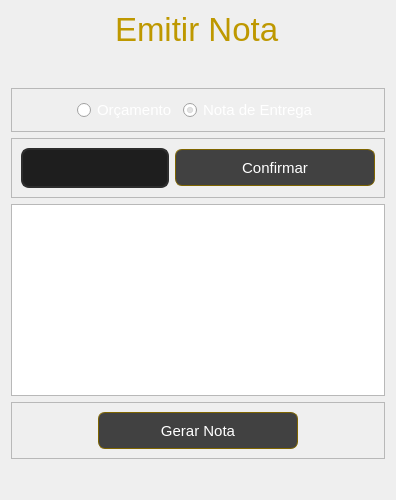
            <widget class="QWidget" name="page_11">
             <layout class="QVBoxLayout" name="verticalLayout_19">
              <item alignment="Qt::AlignHCenter">
               <widget class="QLabel" name="label_5">
                <property name="maximumSize">
                 <size>
                  <width>16777215</width>
                  <height>80</height>
                 </size>
                </property>
                <property name="font">
                 <font>
                  <pointsize>25</pointsize>
                 </font>
                </property>
                <property name="styleSheet">
                 <string notr="true">color: rgb(190, 152, 0);</string>
                </property>
                <property name="text">
                 <string>Emitir Nota</string>
                </property>
               </widget>
              </item>
              <item>
               <widget class="QLabel" name="label_nota">
                <property name="minimumSize">
                 <size>
                  <width>0</width>
                  <height>0</height>
                 </size>
                </property>
                <property name="maximumSize">
                 <size>
                  <width>16777215</width>
                  <height>60</height>
                 </size>
                </property>
                <property name="font">
                 <font>
                  <pointsize>18</pointsize>
                 </font>
                </property>
                <property name="text">
                 <string/>
                </property>
                <property name="alignment">
                 <set>Qt::AlignCenter</set>
                </property>
               </widget>
              </item>
              <item>
               <widget class="QFrame" name="frame_17">
                <property name="maximumSize">
                 <size>
                  <width>16777215</width>
                  <height>50</height>
                 </size>
                </property>
                <property name="frameShape">
                 <enum>QFrame::StyledPanel</enum>
                </property>
                <property name="frameShadow">
                 <enum>QFrame::Raised</enum>
                </property>
                <layout class="QHBoxLayout" name="horizontalLayout_10">
                 <item>
                  <spacer name="horizontalSpacer_2">
                   <property name="orientation">
                    <enum>Qt::Horizontal</enum>
                   </property>
                   <property name="sizeHint" stdset="0">
                    <size>
                     <width>40</width>
                     <height>20</height>
                    </size>
                   </property>
                  </spacer>
                 </item>
                 <item>
                  <widget class="QRadioButton" name="rb_orcamento">
                   <property name="font">
                    <font>
                     <pointsize>11</pointsize>
                    </font>
                   </property>
                   <property name="styleSheet">
                    <string notr="true">color:rgb(255, 255, 255);</string>
                   </property>
                   <property name="text">
                    <string>Orçamento</string>
                   </property>
                  </widget>
                 </item>
                 <item>
                  <widget class="QRadioButton" name="rb_entrega">
                   <property name="font">
                    <font>
                     <pointsize>11</pointsize>
                    </font>
                   </property>
                   <property name="styleSheet">
                    <string notr="true">color:rgb(255, 255, 255);</string>
                   </property>
                   <property name="text">
                    <string>Nota de Entrega</string>
                   </property>
                   <property name="checked">
                    <bool>true</bool>
                   </property>
                  </widget>
                 </item>
                 <item>
                  <spacer name="horizontalSpacer_4">
                   <property name="orientation">
                    <enum>Qt::Horizontal</enum>
                   </property>
                   <property name="sizeHint" stdset="0">
                    <size>
                     <width>40</width>
                     <height>20</height>
                    </size>
                   </property>
                  </spacer>
                 </item>
                </layout>
               </widget>
              </item>
              <item>
               <widget class="QFrame" name="frame_18">
                <property name="frameShape">
                 <enum>QFrame::StyledPanel</enum>
                </property>
                <property name="frameShadow">
                 <enum>QFrame::Raised</enum>
                </property>
                <layout class="QHBoxLayout" name="horizontalLayout_11">
                 <item>
                  <widget class="QLineEdit" name="os_nota">
                   <property name="minimumSize">
                    <size>
                     <width>0</width>
                     <height>40</height>
                    </size>
                   </property>
                   <property name="font">
                    <font>
                     <pointsize>11</pointsize>
                    </font>
                   </property>
                   <property name="styleSheet">
                    <string notr="true">QLineEdit {
	border: 2px solid rgb(45, 45, 45);
	border-radius: 8px;
	padding: 2px;
	background-color: rgb(30, 30, 30);	
	color: rgb(150, 150, 150);
}
QLineEdit:hover {
	border: 2px solid rgb(100,100, 100);
}
QLineEdit:focus {
	border: 2px solid rgb(255, 207, 0);	
	color: rgb(200, 200, 200);
}</string>
                   </property>
                  </widget>
                 </item>
                 <item>
                  <widget class="QPushButton" name="btnconfirmar_nota">
                   <property name="minimumSize">
                    <size>
                     <width>200</width>
                     <height>37</height>
                    </size>
                   </property>
                   <property name="font">
                    <font>
                     <pointsize>11</pointsize>
                    </font>
                   </property>
                   <property name="styleSheet">
                    <string notr="true">QPushButton {
	color: rgb(255, 255, 255);
	background-color: rgb(65, 65, 65);
	border: 1px solid;
    border-radius:7px;
	
	border-color: rgb(127, 101, 0);
}

QPushButton:hover {
	background-color: rgb(255, 207,0);
    color: rgb(0, 0, 0);
}</string>
                   </property>
                   <property name="text">
                    <string>Confirmar</string>
                   </property>
                  </widget>
                 </item>
                </layout>
               </widget>
              </item>
              <item>
               <widget class="QListWidget" name="listWidget">
                <property name="font">
                 <font>
                  <pointsize>14</pointsize>
                 </font>
                </property>
               </widget>
              </item>
              <item>
               <widget class="QFrame" name="frame_19">
                <property name="frameShape">
                 <enum>QFrame::StyledPanel</enum>
                </property>
                <property name="frameShadow">
                 <enum>QFrame::Raised</enum>
                </property>
                <layout class="QHBoxLayout" name="horizontalLayout_12">
                 <item>
                  <spacer name="horizontalSpacer_5">
                   <property name="orientation">
                    <enum>Qt::Horizontal</enum>
                   </property>
                   <property name="sizeHint" stdset="0">
                    <size>
                     <width>40</width>
                     <height>20</height>
                    </size>
                   </property>
                  </spacer>
                 </item>
                 <item>
                  <widget class="QPushButton" name="btngerar_nota">
                   <property name="minimumSize">
                    <size>
                     <width>200</width>
                     <height>37</height>
                    </size>
                   </property>
                   <property name="font">
                    <font>
                     <pointsize>11</pointsize>
                    </font>
                   </property>
                   <property name="styleSheet">
                    <string notr="true">QPushButton {
	color: rgb(255, 255, 255);
	background-color: rgb(65, 65, 65);
	border: 1px solid;
    border-radius:7px;	
	border-color: rgb(127, 101, 0);
}

QPushButton:hover {
	background-color: rgb(255, 207,0);
    color: rgb(0, 0, 0);
}</string>
                   </property>
                   <property name="text">
                    <string>Gerar Nota</string>
                   </property>
                  </widget>
                 </item>
                 <item>
                  <spacer name="horizontalSpacer_6">
                   <property name="orientation">
                    <enum>Qt::Horizontal</enum>
                   </property>
                   <property name="sizeHint" stdset="0">
                    <size>
                     <width>40</width>
                     <height>20</height>
                    </size>
                   </property>
                  </spacer>
                 </item>
                </layout>
               </widget>
              </item>
              <item>
               <spacer name="verticalSpacer_12">
                <property name="orientation">
                 <enum>Qt::Vertical</enum>
                </property>
                <property name="sizeType">
                 <enum>QSizePolicy::Fixed</enum>
                </property>
                <property name="sizeHint" stdset="0">
                 <size>
                  <width>20</width>
                  <height>30</height>
                 </size>
                </property>
               </spacer>
              </item>
             </layout>
            </widget>
